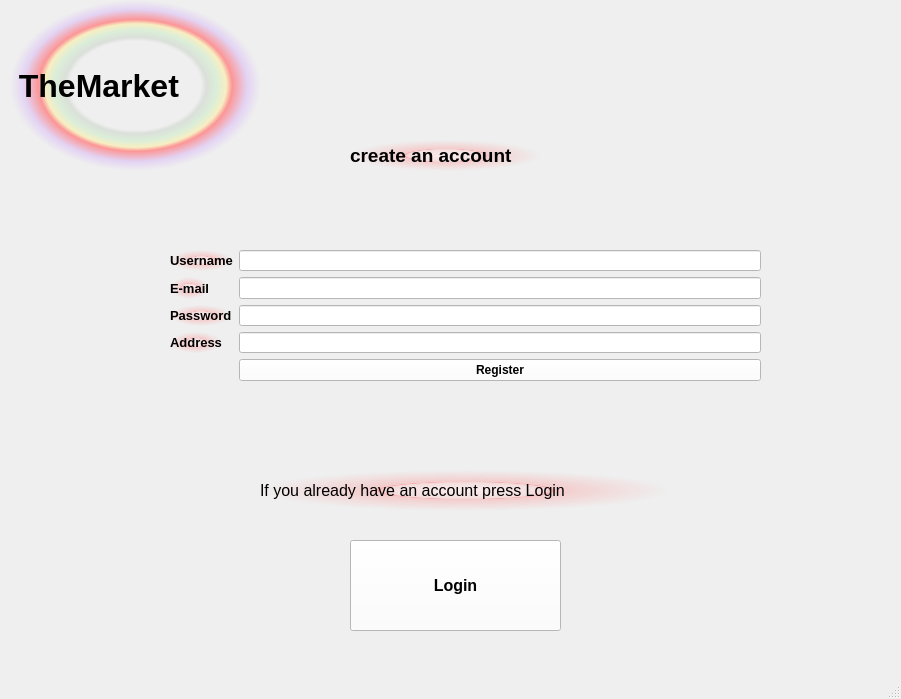
<?xml version="1.0" encoding="UTF-8"?>
<ui version="4.0">
 <class>MainWindow</class>
 <widget class="QMainWindow" name="MainWindow">
  <property name="geometry">
   <rect>
    <x>0</x>
    <y>0</y>
    <width>901</width>
    <height>699</height>
   </rect>
  </property>
  <property name="windowTitle">
   <string>MainWindow</string>
  </property>
  <property name="styleSheet">
   <string notr="true">background-color: qlineargradient(spread:pad, x1:0, y1:0, x2:1, y2:0, stop:0 rgba(245, 224, 176, 255), stop:0.09 rgba(246, 189, 237, 255), stop:0.14 rgba(194, 207, 246, 255), stop:0.19 rgba(184, 160, 168, 255), stop:0.25 rgba(171, 186, 248, 255), stop:0.32 rgba(243, 248, 224, 255), stop:0.385 rgba(249, 162, 183, 255), stop:0.47 rgba(100, 115, 124, 255), stop:0.58 rgba(251, 205, 202, 255), stop:0.65 rgba(170, 128, 185, 255), stop:0.75 rgba(252, 222, 204, 255), stop:0.805 rgba(206, 122, 218, 255), stop:0.86 rgba(254, 223, 175, 255), stop:0.91 rgba(254, 236, 244, 255), stop:1 rgba(255, 191, 221, 255));</string>
  </property>
  <widget class="QWidget" name="centralwidget">
   <widget class="QLabel" name="label">
    <property name="geometry">
     <rect>
      <x>350</x>
      <y>140</y>
      <width>191</width>
      <height>31</height>
     </rect>
    </property>
    <property name="font">
     <font>
      <pointsize>14</pointsize>
      <italic>false</italic>
      <bold>true</bold>
      <underline>false</underline>
     </font>
    </property>
    <property name="styleSheet">
     <string notr="true">font: 700 14pt &quot;Segoe UI&quot;;
background-color: qradialgradient(spread:pad, cx:0.5, cy:0.5, radius:0.5, fx:0.5, fy:0.5, stop:0 rgba(255, 235, 235, 206), stop:0.35 rgba(255, 188, 188, 80), stop:0.4 rgba(255, 162, 162, 80), stop:0.425 rgba(255, 132, 132, 156), stop:0.44 rgba(252, 128, 128, 80), stop:1 rgba(255, 255, 255, 0));</string>
    </property>
    <property name="text">
     <string>create an account</string>
    </property>
   </widget>
   <widget class="QLabel" name="label_6">
    <property name="geometry">
     <rect>
      <x>260</x>
      <y>470</y>
      <width>411</width>
      <height>41</height>
     </rect>
    </property>
    <property name="font">
     <font>
      <pointsize>12</pointsize>
      <bold>false</bold>
      <underline>false</underline>
     </font>
    </property>
    <property name="styleSheet">
     <string notr="true">background-color: qradialgradient(spread:pad, cx:0.5, cy:0.5, radius:0.5, fx:0.5, fy:0.5, stop:0 rgba(255, 235, 235, 206), stop:0.35 rgba(255, 188, 188, 80), stop:0.4 rgba(255, 162, 162, 80), stop:0.425 rgba(255, 132, 132, 156), stop:0.44 rgba(252, 128, 128, 80), stop:1 rgba(255, 255, 255, 0));</string>
    </property>
    <property name="text">
     <string>If you already have an account press Login</string>
    </property>
   </widget>
   <widget class="QPushButton" name="loginButton">
    <property name="geometry">
     <rect>
      <x>350</x>
      <y>540</y>
      <width>211</width>
      <height>91</height>
     </rect>
    </property>
    <property name="font">
     <font>
      <pointsize>12</pointsize>
      <bold>true</bold>
     </font>
    </property>
    <property name="styleSheet">
     <string notr="true">background-color: rgb(255, 255, 255);</string>
    </property>
    <property name="text">
     <string>Login</string>
    </property>
   </widget>
   <widget class="QLabel" name="label_7">
    <property name="geometry">
     <rect>
      <x>10</x>
      <y>0</y>
      <width>251</width>
      <height>171</height>
     </rect>
    </property>
    <property name="font">
     <font>
      <pointsize>24</pointsize>
      <italic>false</italic>
      <bold>true</bold>
     </font>
    </property>
    <property name="styleSheet">
     <string notr="true">
font: 700 24pt &quot;Segoe Print&quot;;
background-color: qradialgradient(spread:pad, cx:0.5, cy:0.5, radius:0.5, fx:0.5, fy:0.5, stop:0 rgba(0, 0, 0, 0), stop:0.52 rgba(0, 0, 0, 0), stop:0.565 rgba(82, 121, 76, 33), stop:0.65 rgba(159, 235, 148, 64), stop:0.721925 rgba(255, 238, 150, 129), stop:0.77 rgba(255, 128, 128, 204), stop:0.89 rgba(191, 128, 255, 64), stop:1 rgba(0, 0, 0, 0));</string>
    </property>
    <property name="text">
     <string> TheMarket</string>
    </property>
   </widget>
   <widget class="QWidget" name="formLayoutWidget">
    <property name="geometry">
     <rect>
      <x>170</x>
      <y>250</y>
      <width>591</width>
      <height>131</height>
     </rect>
    </property>
    <layout class="QFormLayout" name="formLayout">
     <item row="0" column="0">
      <widget class="QLabel" name="label_3">
       <property name="font">
        <font>
         <pointsize>10</pointsize>
         <bold>true</bold>
        </font>
       </property>
       <property name="styleSheet">
        <string notr="true">background-color: qradialgradient(spread:pad, cx:0.5, cy:0.5, radius:0.5, fx:0.5, fy:0.5, stop:0 rgba(255, 235, 235, 206), stop:0.35 rgba(255, 188, 188, 80), stop:0.4 rgba(255, 162, 162, 80), stop:0.425 rgba(255, 132, 132, 156), stop:0.44 rgba(252, 128, 128, 80), stop:1 rgba(255, 255, 255, 0));</string>
       </property>
       <property name="text">
        <string>Username</string>
       </property>
      </widget>
     </item>
     <item row="1" column="0">
      <widget class="QLabel" name="label_2">
       <property name="font">
        <font>
         <pointsize>10</pointsize>
         <bold>true</bold>
        </font>
       </property>
       <property name="styleSheet">
        <string notr="true">background-color: qradialgradient(spread:pad, cx:0.5, cy:0.5, radius:0.5, fx:0.5, fy:0.5, stop:0 rgba(255, 235, 235, 206), stop:0.35 rgba(255, 188, 188, 80), stop:0.4 rgba(255, 162, 162, 80), stop:0.425 rgba(255, 132, 132, 156), stop:0.44 rgba(252, 128, 128, 80), stop:1 rgba(255, 255, 255, 0));
</string>
       </property>
       <property name="text">
        <string>E-mail</string>
       </property>
      </widget>
     </item>
     <item row="2" column="0">
      <widget class="QLabel" name="label_4">
       <property name="font">
        <font>
         <pointsize>10</pointsize>
         <bold>true</bold>
        </font>
       </property>
       <property name="styleSheet">
        <string notr="true">background-color: qradialgradient(spread:pad, cx:0.5, cy:0.5, radius:0.5, fx:0.5, fy:0.5, stop:0 rgba(255, 235, 235, 206), stop:0.35 rgba(255, 188, 188, 80), stop:0.4 rgba(255, 162, 162, 80), stop:0.425 rgba(255, 132, 132, 156), stop:0.44 rgba(252, 128, 128, 80), stop:1 rgba(255, 255, 255, 0));</string>
       </property>
       <property name="text">
        <string>Password</string>
       </property>
      </widget>
     </item>
     <item row="3" column="0">
      <widget class="QLabel" name="label_5">
       <property name="font">
        <font>
         <pointsize>10</pointsize>
         <bold>true</bold>
        </font>
       </property>
       <property name="styleSheet">
        <string notr="true">background-color: qradialgradient(spread:pad, cx:0.5, cy:0.5, radius:0.5, fx:0.5, fy:0.5, stop:0 rgba(255, 235, 235, 206), stop:0.35 rgba(255, 188, 188, 80), stop:0.4 rgba(255, 162, 162, 80), stop:0.425 rgba(255, 132, 132, 156), stop:0.44 rgba(252, 128, 128, 80), stop:1 rgba(255, 255, 255, 0));</string>
       </property>
       <property name="text">
        <string>Address</string>
       </property>
      </widget>
     </item>
     <item row="0" column="1">
      <widget class="QLineEdit" name="username">
       <property name="styleSheet">
        <string notr="true">background-color: rgb(255, 255, 255);</string>
       </property>
      </widget>
     </item>
     <item row="1" column="1">
      <widget class="QLineEdit" name="email">
       <property name="styleSheet">
        <string notr="true">background-color: rgb(255, 255, 255);</string>
       </property>
      </widget>
     </item>
     <item row="2" column="1">
      <widget class="QLineEdit" name="password">
       <property name="styleSheet">
        <string notr="true">background-color: rgb(255, 255, 255);</string>
       </property>
       <property name="echoMode">
        <enum>QLineEdit::Password</enum>
       </property>
      </widget>
     </item>
     <item row="3" column="1">
      <widget class="QLineEdit" name="address">
       <property name="styleSheet">
        <string notr="true">background-color: rgb(255, 255, 255);</string>
       </property>
      </widget>
     </item>
     <item row="4" column="1">
      <widget class="QPushButton" name="registerButton">
       <property name="font">
        <font>
         <bold>true</bold>
        </font>
       </property>
       <property name="styleSheet">
        <string notr="true">background-color: rgb(255, 255, 255);</string>
       </property>
       <property name="text">
        <string>Register</string>
       </property>
      </widget>
     </item>
    </layout>
   </widget>
  </widget>
  <widget class="QMenuBar" name="menubar">
   <property name="geometry">
    <rect>
     <x>0</x>
     <y>0</y>
     <width>901</width>
     <height>26</height>
    </rect>
   </property>
  </widget>
  <widget class="QStatusBar" name="statusbar"/>
 </widget>
 <resources/>
 <connections/>
</ui>
